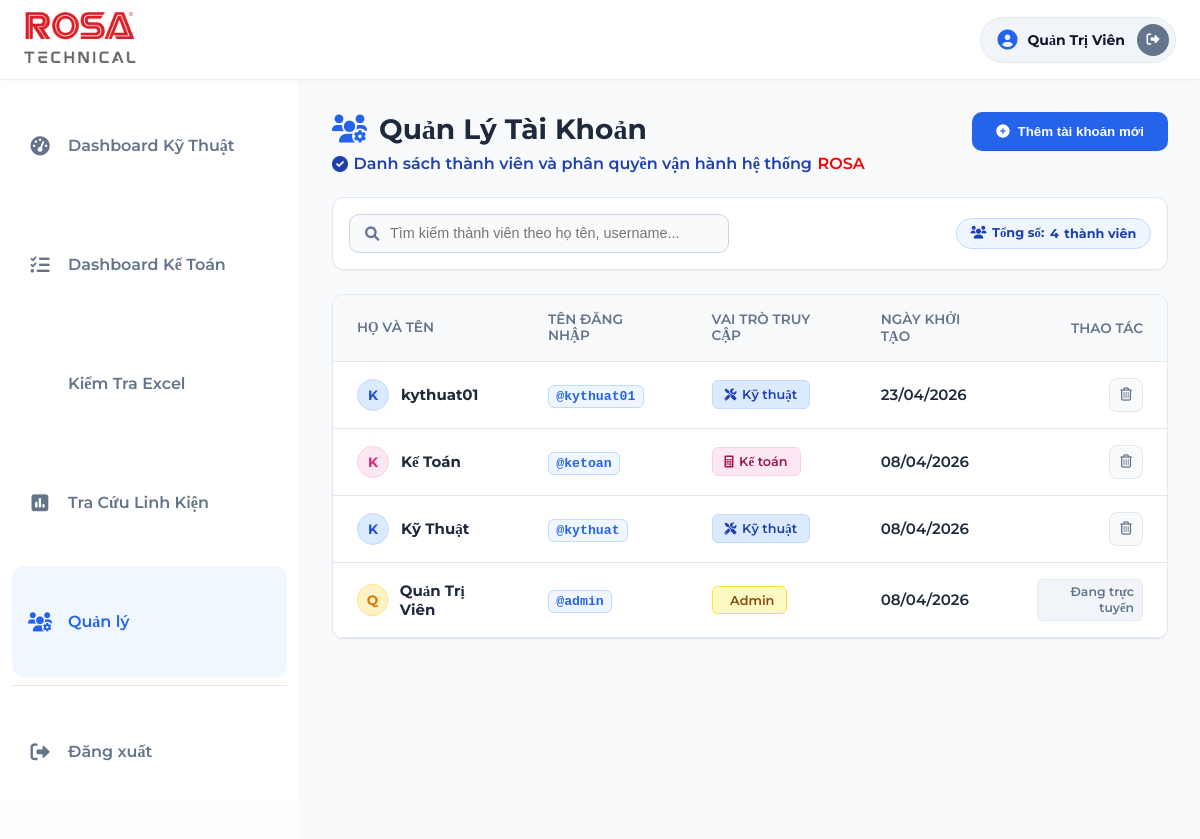
The app's page /tao-tai-khoan.php (signed in) with its own data.
### tables this page shows
CREATE TABLE `users` (
  `id` int(11) NOT NULL,
  `username` varchar(50) NOT NULL,
  `password` varchar(255) NOT NULL,
  `fullname` varchar(100) DEFAULT NULL,
  `role` enum('ketoan','kythuat','admin') DEFAULT 'kythuat',
  `created_at` timestamp NULL DEFAULT current_timestamp()
);

### tao-tai-khoan.php (the view, shortened to what this page needs)
<?php
require_once 'config.php';
require_once 'thanh-dieu-huong.php';
$users = [];
try {
    $users = $pdo->query("SELECT id, username, fullname, role, created_at FROM users ORDER BY created_at DESC")->fetchAll();
} catch (PDOException $e) {}
?>
<main class="main-content-account-mgmt">
    <header class="mgmt-header">
        <div class="header-left">
            <h1>
                <i class="fa-solid fa-users-gear" style="color: var(--primary-blue);"></i>
                Quản Lý Tài Khoản
            </h1>
            <p>
                <i class="fa-solid fa-circle-check"></i>
                Danh sách thành viên và phân quyền vận hành hệ thống
                <span style="color:#FF0000;"> ROSA </span>
            </p>
        </div>
        <div class="header-right">
            <button class="btn-add-account" onclick="openModal()">
                <i class="fa-solid fa-plus-circle"></i>
                Thêm tài khoản mới
            </button>
        </div>
    </header>
    <div class="filter-controls">
        <div class="search-input-wrap">
            <input type="text" id="memberSearch" placeholder="Tìm kiếm thành viên theo họ tên, username...">
        </div>
        <div class="stats-badge">
            <i class="fa-solid fa-users"></i>
            Tổng số: <strong id="memberCount"><?= count($users) ?></strong> thành viên
        </div>
    </div>
    <div class="status-table-card">
        <?php if (empty($users)): ?>
        <div class="empty-state">
            <i class="fa-solid fa-folder-open"></i>
            <p>Chưa có tài khoản thành viên nào được tạo.</p>
        </div>
        <?php else: ?>
        <table class="status-table" id="membersTable">
            <thead>
                <tr>
                    <th>Họ và tên</th>
                    <th>Tên đăng nhập</th>
                    <th>Vai trò truy cập</th>
                    <th>Ngày khởi tạo</th>
                    <th style="text-align: right; padding-right: 1.5rem;">Thao tác</th>
                </tr>
            </thead>
            <tbody id="membersTableBody">
                <?php foreach ($users as $u): ?>
                <tr class="member-row" id="row-<?= $u['id'] ?>"
                    data-search="<?= htmlspecialchars(strtolower($u['fullname'] . ' ' . $u['username'])) ?>">
                    <td>
                        <div class="user-meta-wrapper">
                            <div class="user-avatar-circle avatar-<?= $u['role'] ?>">
                                <?= preg_match('/./u', htmlspecialchars($u['fullname']), $m) ? $m[0] : '?' ?>
                            </div>
                            <span class="td-fullname"><?= htmlspecialchars($u['fullname']) ?></span>
                        </div>
                    </td>
                    <td>
                        <span class="td-username">@<?= htmlspecialchars($u['username']) ?></span>
                    </td>
                    <td>
                        <?php
                            switch ($u['role']) {
                                case 'admin':
                                    $badge = ['badge-admin', 'fa-shield-halved', 'Admin'];
                                    break;
                                case 'ketoan':
                                    $badge = ['badge-ketoan', 'fa-calculator', 'Kế toán'];
                                    break;
                                default:
                                    $badge = ['badge-kythuat', 'fa-screwdriver-wrench', 'Kỹ thuật'];
                                    break;
                            }
                        ?>
                        <span class="badge <?= $badge[0] ?>">
                            <i class="fa-solid <?= $badge[1] ?>" style="font-size: 0.75rem;"></i>
                            <?= $badge[2] ?>
                        </span>
                    </td>
                    <td><?= date('d/m/Y', strtotime($u['created_at'])) ?></td>
                    <td style="text-align: right; padding-right: 1.5rem;">
                        <div class="actions" style="justify-content: flex-end;">
                            <?php if ($u['username'] !== $_SESSION['username']): ?>
                            <button class="btn-action-delete" title="Xóa tài khoản"
                                    onclick="deleteUser(<?= $u['id'] ?>, '<?= htmlspecialchars($u['fullname']) ?>')"
                                    id="del-<?= $u['id'] ?>">
                                <i class="fa-regular fa-trash-can"></i>
                            </button>
                            <?php else: ?>
                            <span class="self-label">Đang trực tuyến</span>
                            <?php endif; ?>
                        </div>
                    </td>
                </tr>
                <?php endforeach; ?>
            </tbody>
        </table>
        <?php endif; ?>
    </div>
</main>
</div>
</div>
</body>
</html>

### css/thanh-dieu-huong.css (style rules this page uses)
:root { --primary-blue: #0050D2; --accent-blue: #0062FF; --light-blue-bg: #f8fbff; --text-dark: #0F172A; --text-muted: #64748B; --border-color: #E2E8F0; --danger-red: #EF4444; --success-green: #10B981; --white: #ffffff; --shadow-sm: 0 1px 2px 0 rgb(0 0 0 / 0.05); --shadow-md: 0 4px 6px -1px rgb(0 0 0 / 0.1), 0 2px 4px -2px rgb(0 0 0 / 0.1); --shadow-lg: 0 10px 15px -3px rgb(0 0 0 / 0.1), 0 4px 6px -4px rgb(0 0 0 / 0.1); }
* { box-sizing: border-box; }
body { background-color: #fcfdfe; font-family: Montserrat; color: var(--text-dark); margin: 0; overflow-x: hidden; }

### records on screen
users: m "K", fullname "kythuat01", username "kythuat01", badge "Kỹ thuật", created_at "23/04/2026"
users: m "K", fullname "Kế Toán", username "ketoan", badge "Kế toán", created_at "08/04/2026"
users: m "K", fullname "Kỹ Thuật", username "kythuat", badge "Kỹ thuật", created_at "08/04/2026"
users: m "Q", fullname "Quản Trị Viên", username "admin", badge "Admin", created_at "08/04/2026", shows "Đang trực tuyến"

### other values on screen
$fullname "Quản Trị Viên"
count($users) "4"
